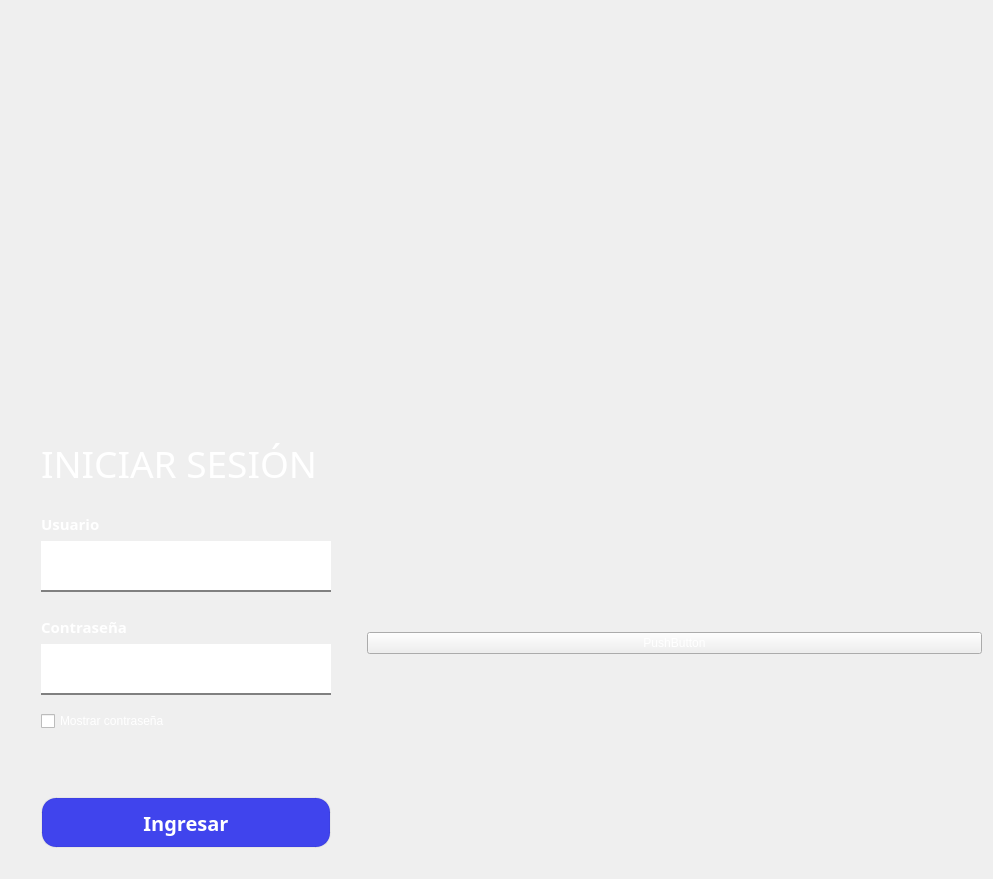
<?xml version="1.0" encoding="UTF-8"?>
<ui version="4.0">
 <class>LoginPage</class>
 <widget class="QWidget" name="LoginPage">
  <property name="geometry">
   <rect>
    <x>0</x>
    <y>0</y>
    <width>993</width>
    <height>879</height>
   </rect>
  </property>
  <property name="windowTitle">
   <string>Form</string>
  </property>
  <property name="styleSheet">
   <string notr="true">color:white;</string>
  </property>
  <layout class="QGridLayout" name="gridLayout">
   <item row="1" column="0">
    <widget class="QWidget" name="widget" native="true">
     <property name="sizePolicy">
      <sizepolicy hsizetype="Expanding" vsizetype="Expanding">
       <horstretch>0</horstretch>
       <verstretch>0</verstretch>
      </sizepolicy>
     </property>
     <property name="maximumSize">
      <size>
       <width>350</width>
       <height>450</height>
      </size>
     </property>
     <property name="styleSheet">
      <string notr="true">QWidget {
	color: white;
}</string>
     </property>
     <layout class="QVBoxLayout" name="verticalLayout">
      <property name="spacing">
       <number>6</number>
      </property>
      <property name="leftMargin">
       <number>30</number>
      </property>
      <property name="topMargin">
       <number>20</number>
      </property>
      <property name="rightMargin">
       <number>30</number>
      </property>
      <property name="bottomMargin">
       <number>20</number>
      </property>
      <item>
       <widget class="QLabel" name="label">
        <property name="font">
         <font>
          <family>Adwaita Sans</family>
          <pointsize>28</pointsize>
          <bold>false</bold>
         </font>
        </property>
        <property name="styleSheet">
         <string notr="true"/>
        </property>
        <property name="text">
         <string>INICIAR SESIÓN</string>
        </property>
        <property name="scaledContents">
         <bool>false</bool>
        </property>
       </widget>
      </item>
      <item>
       <widget class="QLabel" name="email_label">
        <property name="sizePolicy">
         <sizepolicy hsizetype="Expanding" vsizetype="Expanding">
          <horstretch>0</horstretch>
          <verstretch>0</verstretch>
         </sizepolicy>
        </property>
        <property name="maximumSize">
         <size>
          <width>16777215</width>
          <height>40</height>
         </size>
        </property>
        <property name="font">
         <font>
          <family>Segoe UI Variable</family>
          <pointsize>11</pointsize>
          <bold>true</bold>
         </font>
        </property>
        <property name="styleSheet">
         <string notr="true">QLabel {
	background-color: transparent;
}</string>
        </property>
        <property name="text">
         <string>Usuario</string>
        </property>
        <property name="alignment">
         <set>Qt::AlignmentFlag::AlignBottom|Qt::AlignmentFlag::AlignLeading|Qt::AlignmentFlag::AlignLeft</set>
        </property>
        <property name="wordWrap">
         <bool>true</bool>
        </property>
       </widget>
      </item>
      <item>
       <widget class="QLineEdit" name="email_lineEdit">
        <property name="sizePolicy">
         <sizepolicy hsizetype="Expanding" vsizetype="Expanding">
          <horstretch>0</horstretch>
          <verstretch>0</verstretch>
         </sizepolicy>
        </property>
        <property name="styleSheet">
         <string notr="true">QLineEdit {
	color: grey;
	
	padding-left: 10px;
	padding-right: 10px;
	padding-bottom: 5px;
	border-radius: 0px;
    border: none;
    border-bottom: 2px solid grey;
}</string>
        </property>
        <property name="text">
         <string/>
        </property>
        <property name="alignment">
         <set>Qt::AlignmentFlag::AlignBottom|Qt::AlignmentFlag::AlignLeading|Qt::AlignmentFlag::AlignLeft</set>
        </property>
       </widget>
      </item>
      <item>
       <widget class="QLabel" name="password_label">
        <property name="sizePolicy">
         <sizepolicy hsizetype="Expanding" vsizetype="Expanding">
          <horstretch>0</horstretch>
          <verstretch>0</verstretch>
         </sizepolicy>
        </property>
        <property name="minimumSize">
         <size>
          <width>63</width>
          <height>0</height>
         </size>
        </property>
        <property name="maximumSize">
         <size>
          <width>16777215</width>
          <height>40</height>
         </size>
        </property>
        <property name="font">
         <font>
          <family>Segoe UI Variable</family>
          <pointsize>11</pointsize>
          <bold>true</bold>
         </font>
        </property>
        <property name="styleSheet">
         <string notr="true">QLabel {
	background-color: transparent;
}</string>
        </property>
        <property name="text">
         <string>Contraseña</string>
        </property>
        <property name="alignment">
         <set>Qt::AlignmentFlag::AlignBottom|Qt::AlignmentFlag::AlignLeading|Qt::AlignmentFlag::AlignLeft</set>
        </property>
       </widget>
      </item>
      <item>
       <widget class="QLineEdit" name="password_lineEdit">
        <property name="sizePolicy">
         <sizepolicy hsizetype="Expanding" vsizetype="Expanding">
          <horstretch>0</horstretch>
          <verstretch>0</verstretch>
         </sizepolicy>
        </property>
        <property name="styleSheet">
         <string notr="true">QLineEdit {
	color: grey;
	
	padding-left: 10px;
	padding-right: 10px;
	padding-bottom: 5px;
	border-radius: 0px;
    border: none;
    border-bottom: 2px solid grey;
}QLineEdit {
	color: grey;
	
	padding-left: 10px;
	padding-right: 10px;
	padding-bottom: 5px;
	border-radius: 0px;
    border: none;
    border-bottom: 2px solid grey;
}</string>
        </property>
        <property name="text">
         <string/>
        </property>
        <property name="frame">
         <bool>true</bool>
        </property>
        <property name="echoMode">
         <enum>QLineEdit::EchoMode::PasswordEchoOnEdit</enum>
        </property>
        <property name="alignment">
         <set>Qt::AlignmentFlag::AlignBottom|Qt::AlignmentFlag::AlignLeading|Qt::AlignmentFlag::AlignLeft</set>
        </property>
       </widget>
      </item>
      <item>
       <widget class="QCheckBox" name="showPassword_checkBox">
        <property name="sizePolicy">
         <sizepolicy hsizetype="Expanding" vsizetype="Expanding">
          <horstretch>0</horstretch>
          <verstretch>0</verstretch>
         </sizepolicy>
        </property>
        <property name="maximumSize">
         <size>
          <width>16777215</width>
          <height>40</height>
         </size>
        </property>
        <property name="font">
         <font>
          <bold>false</bold>
         </font>
        </property>
        <property name="autoFillBackground">
         <bool>false</bool>
        </property>
        <property name="styleSheet">
         <string notr="true"/>
        </property>
        <property name="text">
         <string>Mostrar contraseña</string>
        </property>
        <property name="checked">
         <bool>false</bool>
        </property>
        <property name="autoRepeat">
         <bool>false</bool>
        </property>
        <property name="tristate">
         <bool>false</bool>
        </property>
       </widget>
      </item>
      <item>
       <spacer name="verticalSpacer">
        <property name="orientation">
         <enum>Qt::Orientation::Vertical</enum>
        </property>
        <property name="sizeHint" stdset="0">
         <size>
          <width>20</width>
          <height>40</height>
         </size>
        </property>
       </spacer>
      </item>
      <item>
       <widget class="Button" name="sendCredentials_button">
        <property name="enabled">
         <bool>true</bool>
        </property>
        <property name="sizePolicy">
         <sizepolicy hsizetype="Expanding" vsizetype="Expanding">
          <horstretch>0</horstretch>
          <verstretch>0</verstretch>
         </sizepolicy>
        </property>
        <property name="maximumSize">
         <size>
          <width>16777214</width>
          <height>16777215</height>
         </size>
        </property>
        <property name="font">
         <font>
          <family>Segoe UI Variable</family>
          <pointsize>15</pointsize>
          <bold>true</bold>
         </font>
        </property>
        <property name="autoFillBackground">
         <bool>false</bool>
        </property>
        <property name="styleSheet">
         <string notr="true">QPushButton {
	border-radius: 15px;
	padding: 5px;
	background-color: rgb(64, 68, 237);
	color: white;
	border: 2px solid rgba(0, 0, 0, 10); /* Borde tenue */
}

QPushButton:hover {
  background-color: rgb(90, 90, 255);    /* Fondo al pasar el mouse */
  color: white;                /* Color del texto al pasar el mouse */
}

QPushButton:pressed {
  background-color: rgb(51, 55, 188)     /* Fondo al presionar */
  color: white;                /* Color del texto al presionar */
}

QPushButton:disabled {
  background-color: rgb(39, 39, 43);     /* Fondo deshabilitado */
  color: #7f8c8d;                /* Color del texto deshabilitado */
}

QPushButton:checked {
  background-color: #27ae60;     /* Fondo cuando está checkable y activado */
  color: #ecf0f1;        
}</string>
        </property>
        <property name="text">
         <string>Ingresar</string>
        </property>
        <property name="shortcut">
         <string>Return</string>
        </property>
        <property name="autoDefault">
         <bool>true</bool>
        </property>
        <property name="default">
         <bool>true</bool>
        </property>
        <property name="flat">
         <bool>false</bool>
        </property>
       </widget>
      </item>
     </layout>
    </widget>
   </item>
   <item row="1" column="1">
    <widget class="Button" name="pushButton">
     <property name="text">
      <string>PushButton</string>
     </property>
    </widget>
   </item>
   <item row="0" column="1">
    <widget class="SensorDataField" name="widget_2" native="true"/>
   </item>
  </layout>
 </widget>
 <customwidgets>
  <customwidget>
   <class>Button</class>
   <extends>QPushButton</extends>
   <header>view/elements/button.h</header>
  </customwidget>
  <customwidget>
   <class>SensorDataField</class>
   <extends>QWidget</extends>
   <header>view/elements/sensordatafield.h</header>
   <container>1</container>
  </customwidget>
 </customwidgets>
 <resources/>
 <connections/>
</ui>
